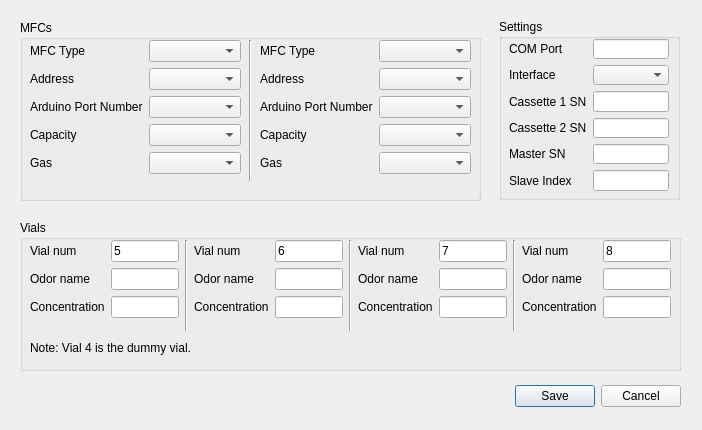
<?xml version="1.0" encoding="UTF-8"?>
<ui version="4.0">
 <class>Dialog</class>
 <widget class="QDialog" name="Dialog">
  <property name="geometry">
   <rect>
    <x>0</x>
    <y>0</y>
    <width>702</width>
    <height>430</height>
   </rect>
  </property>
  <property name="windowTitle">
   <string>Dialog</string>
  </property>
  <widget class="QDialogButtonBox" name="buttonBox">
   <property name="geometry">
    <rect>
     <x>510</x>
     <y>380</y>
     <width>171</width>
     <height>32</height>
    </rect>
   </property>
   <property name="orientation">
    <enum>Qt::Horizontal</enum>
   </property>
   <property name="standardButtons">
    <set>QDialogButtonBox::Cancel|QDialogButtonBox::Save</set>
   </property>
  </widget>
  <widget class="QGroupBox" name="vialsGroupBox">
   <property name="geometry">
    <rect>
     <x>20</x>
     <y>220</y>
     <width>661</width>
     <height>151</height>
    </rect>
   </property>
   <property name="title">
    <string>Vials</string>
   </property>
   <widget class="QWidget" name="gridLayoutWidget">
    <property name="geometry">
     <rect>
      <x>10</x>
      <y>20</y>
      <width>641</width>
      <height>91</height>
     </rect>
    </property>
    <layout class="QGridLayout" name="vialsGridLayout">
     <item row="0" column="0">
      <layout class="QFormLayout" name="formLayout">
       <item row="0" column="0">
        <widget class="QLabel" name="vialNumLabel">
         <property name="text">
          <string>Vial num</string>
         </property>
        </widget>
       </item>
       <item row="0" column="1">
        <widget class="QLineEdit" name="vialNumLineEdit">
         <property name="text">
          <string>5</string>
         </property>
         <property name="readOnly">
          <bool>true</bool>
         </property>
        </widget>
       </item>
       <item row="1" column="0">
        <widget class="QLabel" name="odorNameLabel">
         <property name="text">
          <string>Odor name</string>
         </property>
        </widget>
       </item>
       <item row="1" column="1">
        <widget class="QLineEdit" name="odorNameLineEdit"/>
       </item>
       <item row="2" column="0">
        <widget class="QLabel" name="concentrationLabel">
         <property name="text">
          <string>Concentration</string>
         </property>
        </widget>
       </item>
       <item row="2" column="1">
        <widget class="QLineEdit" name="concentrationLineEdit"/>
       </item>
      </layout>
     </item>
     <item row="0" column="6">
      <layout class="QFormLayout" name="formLayout_4">
       <item row="0" column="0">
        <widget class="QLabel" name="vialNumLabel_4">
         <property name="text">
          <string>Vial num</string>
         </property>
        </widget>
       </item>
       <item row="0" column="1">
        <widget class="QLineEdit" name="vialNumLineEdit_4">
         <property name="text">
          <string>8</string>
         </property>
         <property name="readOnly">
          <bool>true</bool>
         </property>
        </widget>
       </item>
       <item row="1" column="0">
        <widget class="QLabel" name="odorNameLabel_4">
         <property name="text">
          <string>Odor name</string>
         </property>
        </widget>
       </item>
       <item row="1" column="1">
        <widget class="QLineEdit" name="odorNameLineEdit_4"/>
       </item>
       <item row="2" column="0">
        <widget class="QLabel" name="concentrationLabel_4">
         <property name="text">
          <string>Concentration</string>
         </property>
        </widget>
       </item>
       <item row="2" column="1">
        <widget class="QLineEdit" name="concentrationLineEdit_4"/>
       </item>
      </layout>
     </item>
     <item row="0" column="1">
      <widget class="Line" name="line">
       <property name="orientation">
        <enum>Qt::Vertical</enum>
       </property>
      </widget>
     </item>
     <item row="0" column="2">
      <layout class="QFormLayout" name="formLayout_2">
       <item row="0" column="0">
        <widget class="QLabel" name="vialNumLabel_2">
         <property name="text">
          <string>Vial num</string>
         </property>
        </widget>
       </item>
       <item row="0" column="1">
        <widget class="QLineEdit" name="vialNumLineEdit_2">
         <property name="text">
          <string>6</string>
         </property>
         <property name="readOnly">
          <bool>true</bool>
         </property>
        </widget>
       </item>
       <item row="1" column="0">
        <widget class="QLabel" name="odorNameLabel_2">
         <property name="text">
          <string>Odor name</string>
         </property>
        </widget>
       </item>
       <item row="1" column="1">
        <widget class="QLineEdit" name="odorNameLineEdit_2"/>
       </item>
       <item row="2" column="0">
        <widget class="QLabel" name="concentrationLabel_2">
         <property name="text">
          <string>Concentration</string>
         </property>
        </widget>
       </item>
       <item row="2" column="1">
        <widget class="QLineEdit" name="concentrationLineEdit_2"/>
       </item>
      </layout>
     </item>
     <item row="0" column="3">
      <widget class="Line" name="line_2">
       <property name="orientation">
        <enum>Qt::Vertical</enum>
       </property>
      </widget>
     </item>
     <item row="0" column="4">
      <layout class="QFormLayout" name="formLayout_3">
       <item row="0" column="0">
        <widget class="QLabel" name="vialNumLabel_3">
         <property name="text">
          <string>Vial num</string>
         </property>
        </widget>
       </item>
       <item row="0" column="1">
        <widget class="QLineEdit" name="vialNumLineEdit_3">
         <property name="text">
          <string>7</string>
         </property>
         <property name="readOnly">
          <bool>true</bool>
         </property>
        </widget>
       </item>
       <item row="1" column="0">
        <widget class="QLabel" name="odorNameLabel_3">
         <property name="text">
          <string>Odor name</string>
         </property>
        </widget>
       </item>
       <item row="1" column="1">
        <widget class="QLineEdit" name="odorNameLineEdit_3"/>
       </item>
       <item row="2" column="0">
        <widget class="QLabel" name="concentrationLabel_3">
         <property name="text">
          <string>Concentration</string>
         </property>
        </widget>
       </item>
       <item row="2" column="1">
        <widget class="QLineEdit" name="concentrationLineEdit_3"/>
       </item>
      </layout>
     </item>
     <item row="0" column="5">
      <widget class="Line" name="line_3">
       <property name="orientation">
        <enum>Qt::Vertical</enum>
       </property>
      </widget>
     </item>
    </layout>
   </widget>
   <widget class="QLabel" name="label">
    <property name="geometry">
     <rect>
      <x>10</x>
      <y>120</y>
      <width>181</width>
      <height>16</height>
     </rect>
    </property>
    <property name="text">
     <string>Note: Vial 4 is the dummy vial.</string>
    </property>
   </widget>
  </widget>
  <widget class="QGroupBox" name="mfcGroupBox">
   <property name="geometry">
    <rect>
     <x>20</x>
     <y>20</y>
     <width>461</width>
     <height>181</height>
    </rect>
   </property>
   <property name="title">
    <string>MFCs</string>
   </property>
   <widget class="QWidget" name="formLayoutWidget_5">
    <property name="geometry">
     <rect>
      <x>10</x>
      <y>20</y>
      <width>211</width>
      <height>141</height>
     </rect>
    </property>
    <layout class="QFormLayout" name="mfcFormLayout_1">
     <item row="0" column="0">
      <widget class="QLabel" name="mfcTypeLabel">
       <property name="text">
        <string>MFC Type</string>
       </property>
      </widget>
     </item>
     <item row="0" column="1">
      <widget class="QComboBox" name="mfcTypeComboBox"/>
     </item>
     <item row="1" column="0">
      <widget class="QLabel" name="addressLabel">
       <property name="text">
        <string>Address</string>
       </property>
      </widget>
     </item>
     <item row="1" column="1">
      <widget class="QComboBox" name="addressComboBox"/>
     </item>
     <item row="2" column="0">
      <widget class="QLabel" name="arduinoPortNumberLabel">
       <property name="text">
        <string>Arduino Port Number</string>
       </property>
      </widget>
     </item>
     <item row="2" column="1">
      <widget class="QComboBox" name="arduinoPortNumberComboBox"/>
     </item>
     <item row="3" column="0">
      <widget class="QLabel" name="capacityLabel">
       <property name="text">
        <string>Capacity</string>
       </property>
      </widget>
     </item>
     <item row="3" column="1">
      <widget class="QComboBox" name="capacityComboBox"/>
     </item>
     <item row="4" column="0">
      <widget class="QLabel" name="gasLabel">
       <property name="text">
        <string>Gas</string>
       </property>
      </widget>
     </item>
     <item row="4" column="1">
      <widget class="QComboBox" name="gasComboBox"/>
     </item>
    </layout>
   </widget>
   <widget class="QWidget" name="formLayoutWidget_6">
    <property name="geometry">
     <rect>
      <x>240</x>
      <y>20</y>
      <width>211</width>
      <height>141</height>
     </rect>
    </property>
    <layout class="QFormLayout" name="mfcFormLayout_2">
     <item row="0" column="0">
      <widget class="QLabel" name="mfcTypeLabel_2">
       <property name="text">
        <string>MFC Type</string>
       </property>
      </widget>
     </item>
     <item row="0" column="1">
      <widget class="QComboBox" name="mfcTypeComboBox_2"/>
     </item>
     <item row="1" column="0">
      <widget class="QLabel" name="addressLabel_2">
       <property name="text">
        <string>Address</string>
       </property>
      </widget>
     </item>
     <item row="1" column="1">
      <widget class="QComboBox" name="addressComboBox_2"/>
     </item>
     <item row="2" column="0">
      <widget class="QLabel" name="arduinoPortNumberLabel_2">
       <property name="text">
        <string>Arduino Port Number</string>
       </property>
      </widget>
     </item>
     <item row="2" column="1">
      <widget class="QComboBox" name="arduinoPortNumberComboBox_2"/>
     </item>
     <item row="3" column="0">
      <widget class="QLabel" name="capacityLabel_2">
       <property name="text">
        <string>Capacity</string>
       </property>
      </widget>
     </item>
     <item row="4" column="0">
      <widget class="QLabel" name="gasLabel_2">
       <property name="text">
        <string>Gas</string>
       </property>
      </widget>
     </item>
     <item row="4" column="1">
      <widget class="QComboBox" name="gasComboBox_2"/>
     </item>
     <item row="3" column="1">
      <widget class="QComboBox" name="capacityComboBox_2"/>
     </item>
    </layout>
   </widget>
   <widget class="Line" name="line_4">
    <property name="geometry">
     <rect>
      <x>220</x>
      <y>20</y>
      <width>20</width>
      <height>141</height>
     </rect>
    </property>
    <property name="orientation">
     <enum>Qt::Vertical</enum>
    </property>
   </widget>
  </widget>
  <widget class="QGroupBox" name="settingsGroupBox">
   <property name="geometry">
    <rect>
     <x>499</x>
     <y>19</y>
     <width>181</width>
     <height>181</height>
    </rect>
   </property>
   <property name="title">
    <string>Settings</string>
   </property>
   <widget class="QWidget" name="formLayoutWidget_7">
    <property name="geometry">
     <rect>
      <x>10</x>
      <y>20</y>
      <width>160</width>
      <height>152</height>
     </rect>
    </property>
    <layout class="QFormLayout" name="formLayout_5">
     <item row="2" column="0">
      <widget class="QLabel" name="cassette1SNLabel">
       <property name="text">
        <string>Cassette 1 SN</string>
       </property>
      </widget>
     </item>
     <item row="2" column="1">
      <widget class="QLineEdit" name="cassette1SNLineEdit"/>
     </item>
     <item row="3" column="0">
      <widget class="QLabel" name="cassette2SNLabel">
       <property name="text">
        <string>Cassette 2 SN</string>
       </property>
      </widget>
     </item>
     <item row="3" column="1">
      <widget class="QLineEdit" name="cassette2SNLineEdit"/>
     </item>
     <item row="0" column="0">
      <widget class="QLabel" name="comPortLabel">
       <property name="text">
        <string>COM Port</string>
       </property>
      </widget>
     </item>
     <item row="0" column="1">
      <widget class="QLineEdit" name="comPortLineEdit"/>
     </item>
     <item row="1" column="0">
      <widget class="QLabel" name="interfaceLabel">
       <property name="text">
        <string>Interface</string>
       </property>
      </widget>
     </item>
     <item row="1" column="1">
      <widget class="QComboBox" name="interfaceComboBox"/>
     </item>
     <item row="4" column="0">
      <widget class="QLabel" name="masterSNLabel">
       <property name="text">
        <string>Master SN</string>
       </property>
      </widget>
     </item>
     <item row="4" column="1">
      <widget class="QLineEdit" name="masterSNLineEdit"/>
     </item>
     <item row="5" column="0">
      <widget class="QLabel" name="slaveIndexLabel">
       <property name="text">
        <string>Slave Index</string>
       </property>
      </widget>
     </item>
     <item row="5" column="1">
      <widget class="QLineEdit" name="slaveIndexLineEdit"/>
     </item>
    </layout>
   </widget>
  </widget>
 </widget>
 <resources/>
 <connections>
  <connection>
   <sender>buttonBox</sender>
   <signal>accepted()</signal>
   <receiver>Dialog</receiver>
   <slot>accept()</slot>
   <hints>
    <hint type="sourcelabel">
     <x>248</x>
     <y>254</y>
    </hint>
    <hint type="destinationlabel">
     <x>157</x>
     <y>274</y>
    </hint>
   </hints>
  </connection>
  <connection>
   <sender>buttonBox</sender>
   <signal>rejected()</signal>
   <receiver>Dialog</receiver>
   <slot>reject()</slot>
   <hints>
    <hint type="sourcelabel">
     <x>316</x>
     <y>260</y>
    </hint>
    <hint type="destinationlabel">
     <x>286</x>
     <y>274</y>
    </hint>
   </hints>
  </connection>
 </connections>
</ui>
